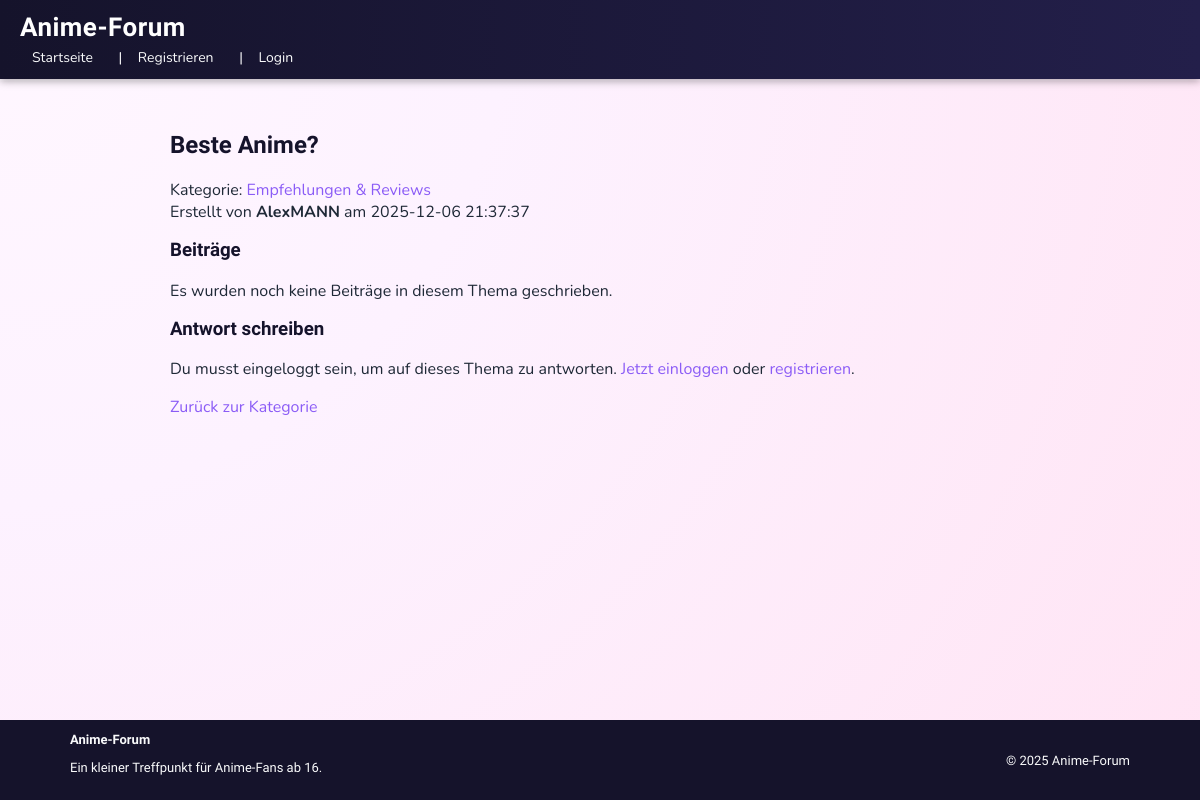
/thema.php?id=8, run on the app's committed database.
### tables this page shows
CREATE TABLE `themen` (
  `thema_id` int(11) NOT NULL,
  `kategorie_id` int(11) NOT NULL,
  `benutzer_id` int(11) NOT NULL,
  `titel` varchar(150) NOT NULL,
  `erstellt_am` timestamp NOT NULL DEFAULT current_timestamp()
);

CREATE TABLE `kategorien` (
  `kategorie_id` int(11) NOT NULL,
  `name` varchar(100) NOT NULL,
  `beschreibung` varchar(255) DEFAULT NULL
);

CREATE TABLE `benutzer` (
  `benutzer_id` int(11) NOT NULL,
  `benutzername` varchar(50) NOT NULL,
  `email` varchar(100) NOT NULL,
  `passworthash` varchar(255) NOT NULL,
  `geburtsdatum` date NOT NULL,
  `rolle` enum('Nutzer','Admin') NOT NULL DEFAULT 'Nutzer',
  `erstellt_am` timestamp NOT NULL DEFAULT current_timestamp(),
  `geloescht_am` timestamp NULL DEFAULT NULL
);

### thema.php (the view, shortened to what this page needs)
<?php
require_once 'db.php';
$themaId = isset($_GET['id']) ? (int)$_GET['id'] : 0;
$sqlThema = "SELECT
                t.thema_id,
                t.titel,
                t.erstellt_am,
                t.kategorie_id,
                k.name AS kategoriename,
                b.benutzername AS themenersteller
             FROM themen t
             JOIN kategorien k ON t.kategorie_id = k.kategorie_id
             JOIN benutzer b   ON t.benutzer_id = b.benutzer_id
             WHERE t.thema_id = ?
             LIMIT 1";
$stmtThema = $verbindung->prepare($sqlThema);
$stmtThema->bind_param('i', $themaId);
$stmtThema->execute();
$ergebnisThema = $stmtThema->get_result();
$thema = $ergebnisThema->fetch_assoc();
$kategorieId   = (int)$thema['kategorie_id'];
$kategoriename = $thema['kategoriename'];
$sqlBeitraege = "SELECT
                    p.beitrag_id,
                    p.inhalt,
                    p.benutzer_id,
                    p.erstellt_am,
                    p.bearbeitet_am,
                    b.benutzername
                 FROM beitraege p
                 JOIN benutzer b ON p.benutzer_id = b.benutzer_id
                 WHERE p.thema_id = ?
                 ORDER BY p.erstellt_am ASC";
$stmtBeitraege = $verbindung->prepare($sqlBeitraege);
$stmtBeitraege->bind_param('i', $themaId);
$stmtBeitraege->execute();
$ergebnisBeitraege = $stmtBeitraege->get_result();
require 'header.php';
?>
<h2><?php echo htmlspecialchars($thema['titel']); ?></h2>
<p>
    Kategorie:
    <a href="kategorie.php?id=<?php echo $kategorieId; ?>">
        <?php echo htmlspecialchars($kategoriename); ?>
    </a>
    <br>
    Erstellt von
    <strong><?php echo htmlspecialchars($thema['themenersteller']); ?></strong>
    am
    <?php echo htmlspecialchars($thema['erstellt_am']); ?>
</p>
<h3>Beiträge</h3>
<?php if ($ergebnisBeitraege && $ergebnisBeitraege->num_rows > 0): ?>
    <?php while ($beitrag = $ergebnisBeitraege->fetch_assoc()): ?>
        <div class="beitrag-box">
            <p><?php echo nl2br(htmlspecialchars($beitrag['inhalt'])); ?></p>
            <small>
                von <?php echo htmlspecialchars($beitrag['benutzername']); ?>
                am <?php echo htmlspecialchars($beitrag['erstellt_am']); ?>
            </small>
            <?php
            $istAdmin = ($aktuellerRolle === 'admin' || $aktuellerRolle === 'Admin');
            if (
                $istEingeloggt
                && (
                    (int)$beitrag['benutzer_id'] === (int)$_SESSION['benutzer_id']
                    || $istAdmin
                )
            ):
            ?>
                <br>
                <a href="thema.php?id=<?php echo (int)$themaId; ?>&aktion=beitrag_loeschen&beitrag_id=<?php echo (int)$beitrag['beitrag_id']; ?>"
                    onclick="return confirm('Willst du diesen Beitrag wirklich löschen?');">
                    Beitrag löschen
                </a>
            <?php endif; ?>
        </div>
    <?php endwhile; ?>
<?php else: ?>
    <p>Es wurden noch keine Beiträge in diesem Thema geschrieben.</p>
<?php endif; ?>
<h3>Antwort schreiben</h3>
<?php if ($istEingeloggt): ?>
    <form method="post" action="thema.php?id=<?php echo $themaId; ?>">
        <label for="inhalt">Deine Antwort:</label><br>
        <textarea id="inhalt" name="inhalt" rows="5" cols="60" required></textarea><br><br>
        <button type="submit">Antwort absenden</button>
    </form>
<?php else: ?>
    <p>
        Du musst eingeloggt sein, um auf dieses Thema zu antworten.
        <a href="login.php">Jetzt einloggen</a> oder
        <a href="register.php">registrieren</a>.
    </p>
<?php endif; ?>
<p>
    <a href="kategorie.php?id=<?php echo $kategorieId; ?>">Zurück zur Kategorie</a>
</p>
<?php
require 'footer.php';
?>

### style.css (style rules this page uses)
:root { --bg-grad-1: #fdf2ff; --bg-grad-2: #ffe4f4; --color-header: #15132b; --color-text-main: #1f2937; --color-text-muted: #6b7280; --color-accent: #ff66c4; --color-accent-dark: #ff3b9a; --color-card-bg: #ffffff; --color-link: #8b5cf6; --color-link-hover: #4c1d95; }
* { box-sizing: border-box; }
html, body { height: 100%; }
body { font-family: "Nunito", system-ui, -apple-system, BlinkMacSystemFont, "Segoe UI", Arial, sans-serif; background: radial-gradient(circle at top left, #fff7ff 0, var(--bg-grad-1) 35%, var(--bg-grad-2) 100%); margin: 0; color: var(--color-text-main); min-height: 100vh; display: flex; flex-direction: column; }
a { color: var(--color-link); text-decoration: none; }
h2, h3, h4 { margin-top: 0; color: var(--color-header); font-family: "Mochiy Pop One", system-ui, sans-serif; }

### data on the page
themen: titel "Beste Anime?", kategorie.name "Empfehlungen & Reviews", benutzer.benutzername "AlexMANN", erstellt_am "2025-12-06 21:37:37"
